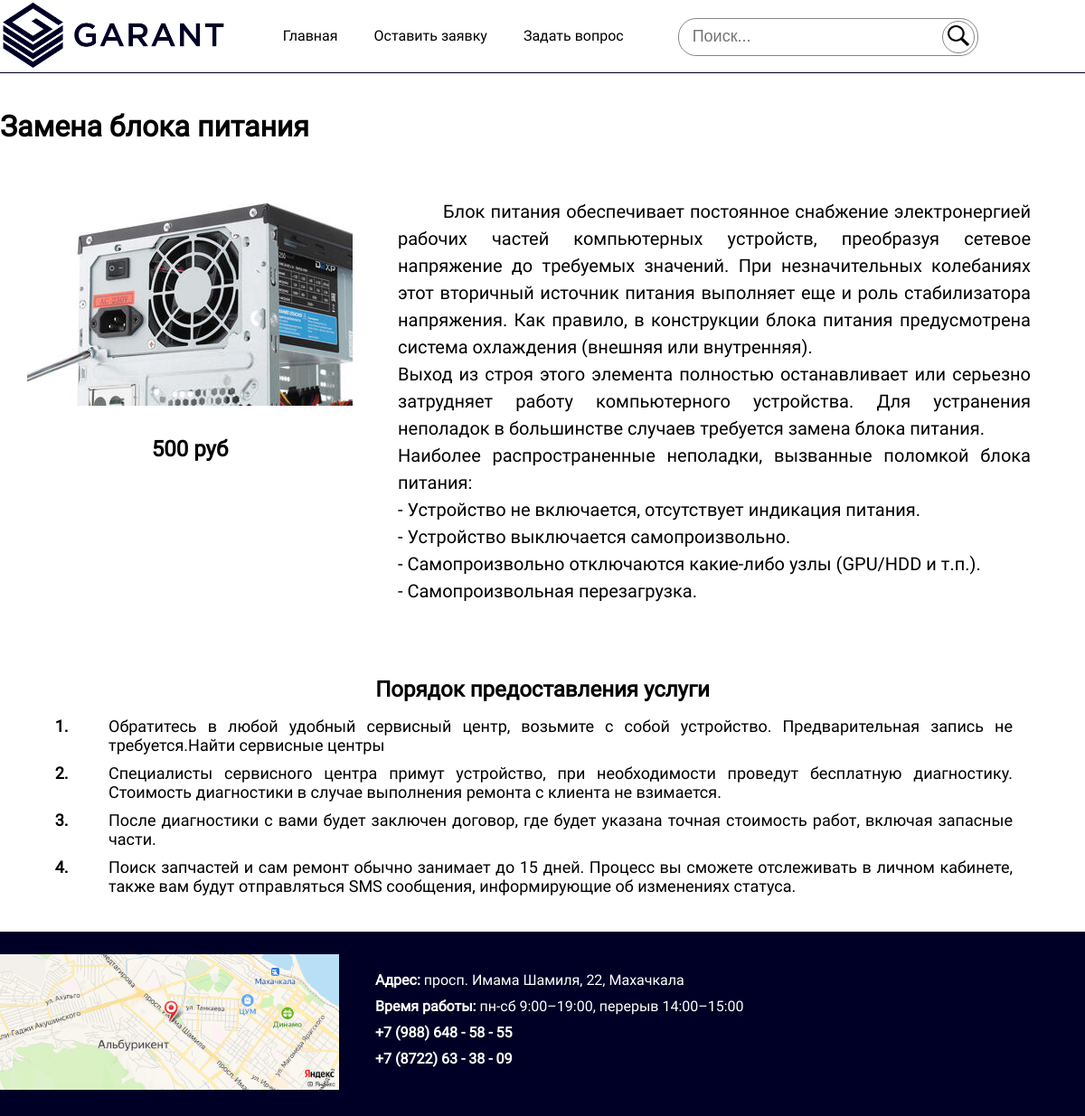
Page /garant/service-card.php?title=Замена блока питания on the committed database.
### tables this page shows
CREATE TABLE `services` (
  `id` int NOT NULL,
  `category` varchar(255) NOT NULL,
  `type` varchar(255) NOT NULL,
  `title` varchar(255) NOT NULL,
  `image` varchar(255) NOT NULL,
  `price` int NOT NULL,
  `info` text NOT NULL
);

### garant/service-card.php (the view)
<?php
    require("includes/connect.php");
    $title = $_GET["title"];
    include("includes/header.php");
echo '
        <div class="content">
            <div class="center">
                <h1 class="content__title">'.$title.'</h1>
    ';
    $result = mysqli_query($link, "SELECT * FROM services WHERE title = '$title'");
    $row = mysqli_fetch_array($result);
            echo '
                <div class="service__card">
                    <div class="service__box">
                        <div class="service__image">
                            <img src="images/services/'.$row["image"].'">
                            <div class="service__price">
                                '.$row["price"].' руб
                            </div>
                        </div>
                        <div class="service__info">
                            '.$row["info"].'
                        </div>
                    </div>
                </div>
        ';
?>
                <div class="service__procedure">
                    <h1 class="procedure__title">Порядок предоставления услуги</h1>
                    <ol class="procedure__list">
                        <li><span>Обратитесь в любой удобный сервисный центр, возьмите с собой устройство. Предварительная запись не требуется.Найти сервисные центры</span></li>
                        <li><span>Специалисты сервисного центра примут устройство, при необходимости проведут бесплатную диагностику. Стоимость диагностики в случае выполнения ремонта с клиента не взимается.</span></li>
                        <li><span>После диагностики с вами будет заключен договор, где будет указана точная стоимость работ, включая запасные части.</span></li>
                        <li><span>Поиск запчастей и сам ремонт обычно занимает до 15 дней. Процесс вы сможете отслеживать в личном кабинете, также вам будут отправляться SMS сообщения, информирующие об изменениях статуса.</span></li>
                    </ol>
                </div>
            </div>
        </div>
<?php
    include("includes/footer.php");
?>

### garant/styles/style.css (style rules this page uses)
* { padding: 0px; margin: 0px; }
body { font-family: Roboto; }
.center { width: 1200px; margin: 0 auto; }
.content { margin-bottom: 40px; }
.content__title { margin-bottom: 20px; }
.service__card { padding: 30px; }
.service__box { display: flex; }
.service__image { margin-right: 50px; }
.service__price { text-align: center; font-size: 24px; font-weight: 900; margin-top: 30px; }
.service__info { font-size: 20px; text-indent: 50px; line-height: 1.5; padding-top: 10px; padding-right: 30px; text-align: justify; }
.service__procedure { margin-top: 50px; }
.procedure__title { font-size: 24px; text-align: center; margin-bottom: 16px; }
.procedure__list { font-weight: 900; padding: 0px 80px; }
.procedure__list li { font-size: 18px; padding-left: 40px; margin-bottom: 10px; text-align: justify; }
.procedure__list li span { font-weight: 100; }

### rows in the picture
services: image (picture), price "500", info "Блок питания обеспечивает постоянное снабжение электронергией рабочих частей компьютерных устройств, преобразуя сетевое напряжение до требуемых значений. При незначительных колебаниях этот вторичный источник питания выполняет еще и роль стабилизатора напряжения. Как правило, в конструкции блока питания предусмотрена система охлаждения (внешняя или внутренняя). Выход из строя этого элемента полностью останавливает или серьезно затрудняет работу компьютерного устройства. Для устранения неполадок в большинстве случаев требуется замена блока питания. Наиболее распространенные неполадки, вызванные поломкой блока питания: - Устройство не включается, отсутствует индикация питания. - Устройство…"

### other values in the picture
$title "Замена блока питания"
